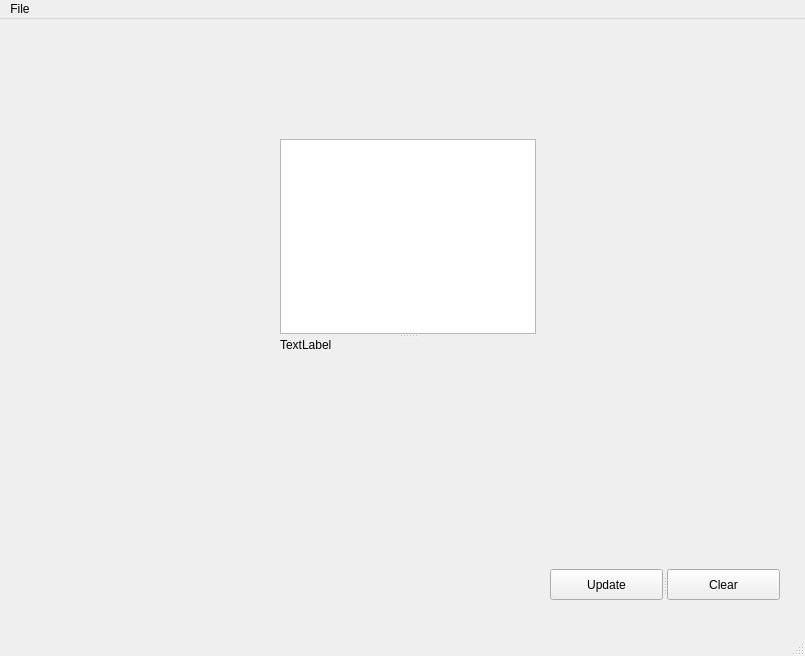
<?xml version="1.0" encoding="UTF-8"?>
<ui version="4.0">
 <class>MainWindow</class>
 <widget class="QMainWindow" name="MainWindow">
  <property name="geometry">
   <rect>
    <x>0</x>
    <y>0</y>
    <width>805</width>
    <height>656</height>
   </rect>
  </property>
  <property name="windowTitle">
   <string>Hello World</string>
  </property>
  <widget class="QWidget" name="centralwidget">
   <widget class="QSplitter" name="splitter">
    <property name="geometry">
     <rect>
      <x>550</x>
      <y>550</y>
      <width>230</width>
      <height>31</height>
     </rect>
    </property>
    <property name="orientation">
     <enum>Qt::Horizontal</enum>
    </property>
    <widget class="QPushButton" name="buttonUpdate">
     <property name="text">
      <string>Update</string>
     </property>
    </widget>
    <widget class="QPushButton" name="buttonClear">
     <property name="text">
      <string>Clear</string>
     </property>
    </widget>
   </widget>
   <widget class="QSplitter" name="splitter_2">
    <property name="geometry">
     <rect>
      <x>280</x>
      <y>120</y>
      <width>256</width>
      <height>213</height>
     </rect>
    </property>
    <property name="orientation">
     <enum>Qt::Vertical</enum>
    </property>
    <widget class="QPlainTextEdit" name="textBox"/>
    <widget class="QLabel" name="testLabel">
     <property name="text">
      <string>TextLabel</string>
     </property>
    </widget>
   </widget>
  </widget>
  <widget class="QMenuBar" name="menubar">
   <property name="geometry">
    <rect>
     <x>0</x>
     <y>0</y>
     <width>805</width>
     <height>29</height>
    </rect>
   </property>
   <widget class="QMenu" name="menuTest">
    <property name="title">
     <string>File</string>
    </property>
    <addaction name="actionClose"/>
   </widget>
   <addaction name="menuTest"/>
  </widget>
  <widget class="QStatusBar" name="statusbar"/>
  <action name="actionClose">
   <property name="text">
    <string>Exit</string>
   </property>
   <property name="shortcut">
    <string>Ctrl+Q</string>
   </property>
  </action>
 </widget>
 <resources/>
 <connections>
  <connection>
   <sender>actionClose</sender>
   <signal>triggered()</signal>
   <receiver>MainWindow</receiver>
   <slot>close()</slot>
   <hints>
    <hint type="sourcelabel">
     <x>-1</x>
     <y>-1</y>
    </hint>
    <hint type="destinationlabel">
     <x>402</x>
     <y>327</y>
    </hint>
   </hints>
  </connection>
  <connection>
   <sender>buttonUpdate</sender>
   <signal>clicked()</signal>
   <receiver>MainWindow</receiver>
   <slot>update()</slot>
   <hints>
    <hint type="sourcelabel">
     <x>605</x>
     <y>594</y>
    </hint>
    <hint type="destinationlabel">
     <x>402</x>
     <y>327</y>
    </hint>
   </hints>
  </connection>
  <connection>
   <sender>buttonClear</sender>
   <signal>clicked()</signal>
   <receiver>testLabel</receiver>
   <slot>clear()</slot>
   <hints>
    <hint type="sourcelabel">
     <x>723</x>
     <y>594</y>
    </hint>
    <hint type="destinationlabel">
     <x>407</x>
     <y>326</y>
    </hint>
   </hints>
  </connection>
 </connections>
</ui>
